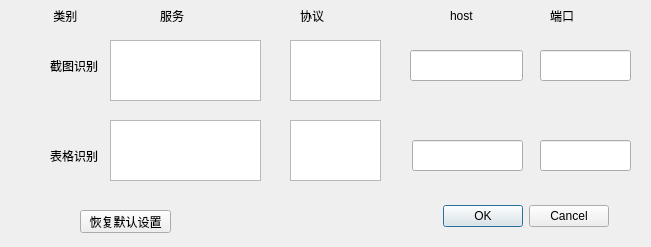
<?xml version="1.0" encoding="UTF-8"?>
<ui version="4.0">
 <class>ModelServerSelector</class>
 <widget class="QDialog" name="ModelServerSelector">
  <property name="geometry">
   <rect>
    <x>0</x>
    <y>0</y>
    <width>651</width>
    <height>247</height>
   </rect>
  </property>
  <property name="windowTitle">
   <string>ModelSelector</string>
  </property>
  <widget class="QDialogButtonBox" name="buttonBox">
   <property name="geometry">
    <rect>
     <x>410</x>
     <y>200</y>
     <width>231</width>
     <height>32</height>
    </rect>
   </property>
   <property name="orientation">
    <enum>Qt::Horizontal</enum>
   </property>
   <property name="standardButtons">
    <set>QDialogButtonBox::Cancel|QDialogButtonBox::Ok</set>
   </property>
   <property name="centerButtons">
    <bool>true</bool>
   </property>
  </widget>
  <widget class="QLabel" name="label">
   <property name="geometry">
    <rect>
     <x>50</x>
     <y>60</y>
     <width>54</width>
     <height>12</height>
    </rect>
   </property>
   <property name="text">
    <string>截图识别</string>
   </property>
  </widget>
  <widget class="QLabel" name="label_2">
   <property name="geometry">
    <rect>
     <x>50</x>
     <y>150</y>
     <width>54</width>
     <height>12</height>
    </rect>
   </property>
   <property name="text">
    <string>表格识别</string>
   </property>
  </widget>
  <widget class="QLabel" name="label_3">
   <property name="geometry">
    <rect>
     <x>50</x>
     <y>10</y>
     <width>54</width>
     <height>12</height>
    </rect>
   </property>
   <property name="text">
    <string> 类别</string>
   </property>
  </widget>
  <widget class="QLabel" name="label_4">
   <property name="geometry">
    <rect>
     <x>160</x>
     <y>10</y>
     <width>54</width>
     <height>12</height>
    </rect>
   </property>
   <property name="text">
    <string>服务</string>
   </property>
  </widget>
  <widget class="QLabel" name="label_5">
   <property name="geometry">
    <rect>
     <x>300</x>
     <y>10</y>
     <width>54</width>
     <height>12</height>
    </rect>
   </property>
   <property name="text">
    <string>协议</string>
   </property>
  </widget>
  <widget class="QListWidget" name="SvView0">
   <property name="geometry">
    <rect>
     <x>110</x>
     <y>40</y>
     <width>151</width>
     <height>61</height>
    </rect>
   </property>
  </widget>
  <widget class="QListWidget" name="ProtoView0">
   <property name="geometry">
    <rect>
     <x>290</x>
     <y>40</y>
     <width>91</width>
     <height>61</height>
    </rect>
   </property>
   <property name="selectionRectVisible">
    <bool>true</bool>
   </property>
  </widget>
  <widget class="QListWidget" name="SvView1">
   <property name="geometry">
    <rect>
     <x>110</x>
     <y>120</y>
     <width>151</width>
     <height>61</height>
    </rect>
   </property>
  </widget>
  <widget class="QPushButton" name="pushButton">
   <property name="geometry">
    <rect>
     <x>80</x>
     <y>210</y>
     <width>91</width>
     <height>23</height>
    </rect>
   </property>
   <property name="text">
    <string>恢复默认设置</string>
   </property>
  </widget>
  <widget class="QLabel" name="label_6">
   <property name="geometry">
    <rect>
     <x>450</x>
     <y>10</y>
     <width>54</width>
     <height>12</height>
    </rect>
   </property>
   <property name="text">
    <string>host</string>
   </property>
  </widget>
  <widget class="QLabel" name="label_7">
   <property name="geometry">
    <rect>
     <x>550</x>
     <y>10</y>
     <width>54</width>
     <height>12</height>
    </rect>
   </property>
   <property name="text">
    <string>端口</string>
   </property>
  </widget>
  <widget class="QLineEdit" name="Host0">
   <property name="geometry">
    <rect>
     <x>410</x>
     <y>50</y>
     <width>113</width>
     <height>31</height>
    </rect>
   </property>
  </widget>
  <widget class="QLineEdit" name="Host1">
   <property name="geometry">
    <rect>
     <x>412</x>
     <y>140</y>
     <width>111</width>
     <height>31</height>
    </rect>
   </property>
  </widget>
  <widget class="QLineEdit" name="Port0">
   <property name="geometry">
    <rect>
     <x>540</x>
     <y>50</y>
     <width>91</width>
     <height>31</height>
    </rect>
   </property>
  </widget>
  <widget class="QLineEdit" name="Port1">
   <property name="geometry">
    <rect>
     <x>540</x>
     <y>140</y>
     <width>91</width>
     <height>31</height>
    </rect>
   </property>
  </widget>
  <widget class="QListWidget" name="ProtoView1">
   <property name="geometry">
    <rect>
     <x>290</x>
     <y>120</y>
     <width>91</width>
     <height>61</height>
    </rect>
   </property>
   <property name="selectionRectVisible">
    <bool>true</bool>
   </property>
  </widget>
  <widget class="QLabel" name="Tips">
   <property name="geometry">
    <rect>
     <x>190</x>
     <y>205</y>
     <width>231</width>
     <height>31</height>
    </rect>
   </property>
   <property name="text">
    <string/>
   </property>
  </widget>
 </widget>
 <resources/>
 <connections>
  <connection>
   <sender>buttonBox</sender>
   <signal>accepted()</signal>
   <receiver>ModelServerSelector</receiver>
   <slot>accept()</slot>
   <hints>
    <hint type="sourcelabel">
     <x>248</x>
     <y>254</y>
    </hint>
    <hint type="destinationlabel">
     <x>157</x>
     <y>274</y>
    </hint>
   </hints>
  </connection>
  <connection>
   <sender>buttonBox</sender>
   <signal>rejected()</signal>
   <receiver>ModelServerSelector</receiver>
   <slot>reject()</slot>
   <hints>
    <hint type="sourcelabel">
     <x>316</x>
     <y>260</y>
    </hint>
    <hint type="destinationlabel">
     <x>286</x>
     <y>274</y>
    </hint>
   </hints>
  </connection>
 </connections>
</ui>
